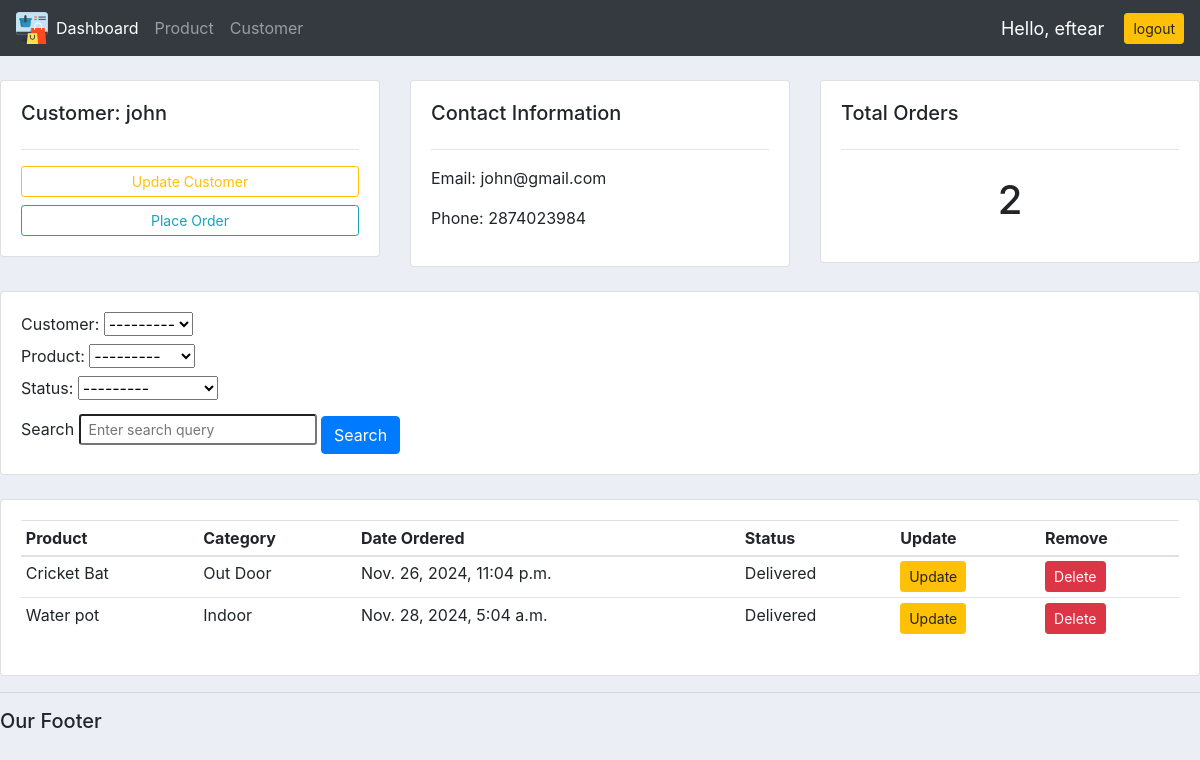
The page /customer/2/ (signed in) on the database its author committed.
### accounts/models.py (models this page shows, shortened)
class Customer(models.Model):
    name = models.CharField(max_length=200, null=True)
    phone = models.CharField(max_length=200, null=True)
    email = models.CharField(max_length=200, null=True)
    date_created = models.DateTimeField(auto_now_add=True, null=True)
    def __str__(self):
        return self.name

class Order(models.Model):
    STATUS = (
			('Pending', 'Pending'),
			('Out for delivery', 'Out for delivery'),
			('Delivered', 'Delivered'),
			)
    Customer = models.ForeignKey(Customer, null=True, on_delete=models.SET_NULL)
    Product = models.ForeignKey(Product, null=True, on_delete=models.SET_NULL)
    date_created = models.DateTimeField(auto_now_add=True, null=True)
    status = models.CharField(max_length=200, null=True, choices=STATUS)

class Product(models.Model):
    CATEGORY = (
        ('Indoor', 'Indoor'),
        ('Out Door', 'Out Door'),
        )
    name = models.CharField(max_length=200, null=True)
    price = models.FloatField(null=True)
    category = models.CharField(max_length=200, null=True, choices=CATEGORY)
    description = models.CharField(max_length=200, null=True)
    date_created = models.DateTimeField(auto_now_add=True, null=True)
    tags = models.ManyToManyField(Tag)
    def __str__(self):
        return self.name

### accounts/views.py (the view)
# urls.py: path('customer/<str:pk_test>/', views.customer,name='customer'),
@login_required(login_url='login')
def customer(request,pk_test):
    customer = Customer.objects.get(id=pk_test)
    orders =customer.order_set.all()
    order_count = orders.count()
    myFilter = OrderFilter(request.GET, queryset=orders)
    orders = myFilter.qs
    context = {'customer':customer,'orders':orders,'order_count':order_count, 'myFilter':myFilter}
    return render(request,'accounts/customer.html',context)

### accounts/templates/accounts/customer.html (shortened to what this page needs)
{% extends 'accounts/main.html' %}
{% block content %}
<br>
    <div class="row">
        <div class="col-md">
            <div class="card card-body">
                <h5>Customer: {{customer}}</h5>
                <hr>
                <a class="btn btn-outline-warning btn-sm btn-block" href="#">Update Customer</a>
                <a class="btn btn-outline-info btn-sm btn-block" href="{% url 'create_order' customer.id %}">Place Order</a>
            </div>
        </div>
        <div class="col-md">
            <div class="card card-body">
                <h5>Contact Information</h5>
                <hr>
                <p>Email: {{customer.email}}</p>
                <p>Phone: {{customer.phone}}</p>
            </div>
        </div>
        <div class="col-md">
            <div class="card card-body">
                <h5>Total Orders</h5>
                <hr>
                <h1 style="text-align: center; padding: 10px;">{{order_count}}</h1>
            </div>
        </div>
    </div>
    <br>
    <div class="row">
        <div class="col">
            <div class="card card-body">
                <form method="get">
                    {{myFilter.form}}
                    <label for="search">Search</label>
                    <input type="text" class="form-control-sm" id="search" placeholder="Enter search query">
                    <button class="btn btn-primary mt-2" type="submit">Search</button>
                </form>
            </div>
        </div>
    </div>
    <br>
    <div class="row">
        <div class="col-md">
            <div class="card card-body">
                <table class="table table-sm">
                    <thead>
                        <tr>
                            <th>Product</th>
                            <th>Category</th>
                            <th>Date Ordered</th>
                            <th>Status</th>
                            <th>Update</th>
                            <th>Remove</th>
                        </tr>
                        {% for orders in orders %}
                        <tr>
                            <td>{{orders.Product}}</td>
                            <td>{{orders.Product.category}}</td>
                            <td>{{orders.date_created}}</td>
                            <td>{{orders.status}}</td>
                            <td><a class="btn btn-sm btn-warning" href="{% url 'update_order' orders.id %}">Update</a></td>
                            <td><a class="btn btn-sm btn-danger" href="{% url 'delete_order' orders.id %}">Delete</a></td>
                        </tr>
                        {% endfor %}
                    </thead>
                </table>
            </div>
        </div>
    </div>
{% endblock %}

### accounts/templates/accounts/navbar.html (shortened to what this page needs)
{% load static %}
<nav class="navbar navbar-expand-lg navbar-dark bg-dark">
    <img src="{% static 'images/shopping.png' %}">
    <div class="collapse navbar-collapse" id="navbarNav">
      <ul class="navbar-nav">
        <li class="nav-item active">
          <a class="nav-link" href="{% url 'home' %}">Dashboard</a>
        </li>
        <li class="nav-item">
          <a class="nav-link" href="{% url 'products' %}">Product</a>
        </li>
        <li class="nav-item">
            <a class="nav-link" href="#">Customer</a>
        </li>
      </ul>
    </div>
    <span class="hello-msg">Hello, {{request.user}} </span>
    <span><a class="btn btn-sm btn-warning" href="{% url 'logout' %}">logout</a></span>
  </nav>

### static/css/main.css (style rules this page uses)
body { background-color: #ebeff5; }

### accounts/templates/accounts/navbar.html (style rules this page uses)
.hello-msg { font-size: 18px; color: #fff; margin-right: 20px; }

### rows shown on the page
Customer: name "john", email "john@gmail.com", phone "2874023984"
Order: Product "Cricket Bat", Product.category "Out Door", date_created "Nov. 26, 2024, 11:04 p.m.", status "Delivered"
Order: Product "Water pot", Product.category "Indoor", date_created "Nov. 28, 2024, 5:04 a.m.", status "Delivered"

### other values the page prints
{{ request.user }} "eftear"
{{ order_count }} "2"
